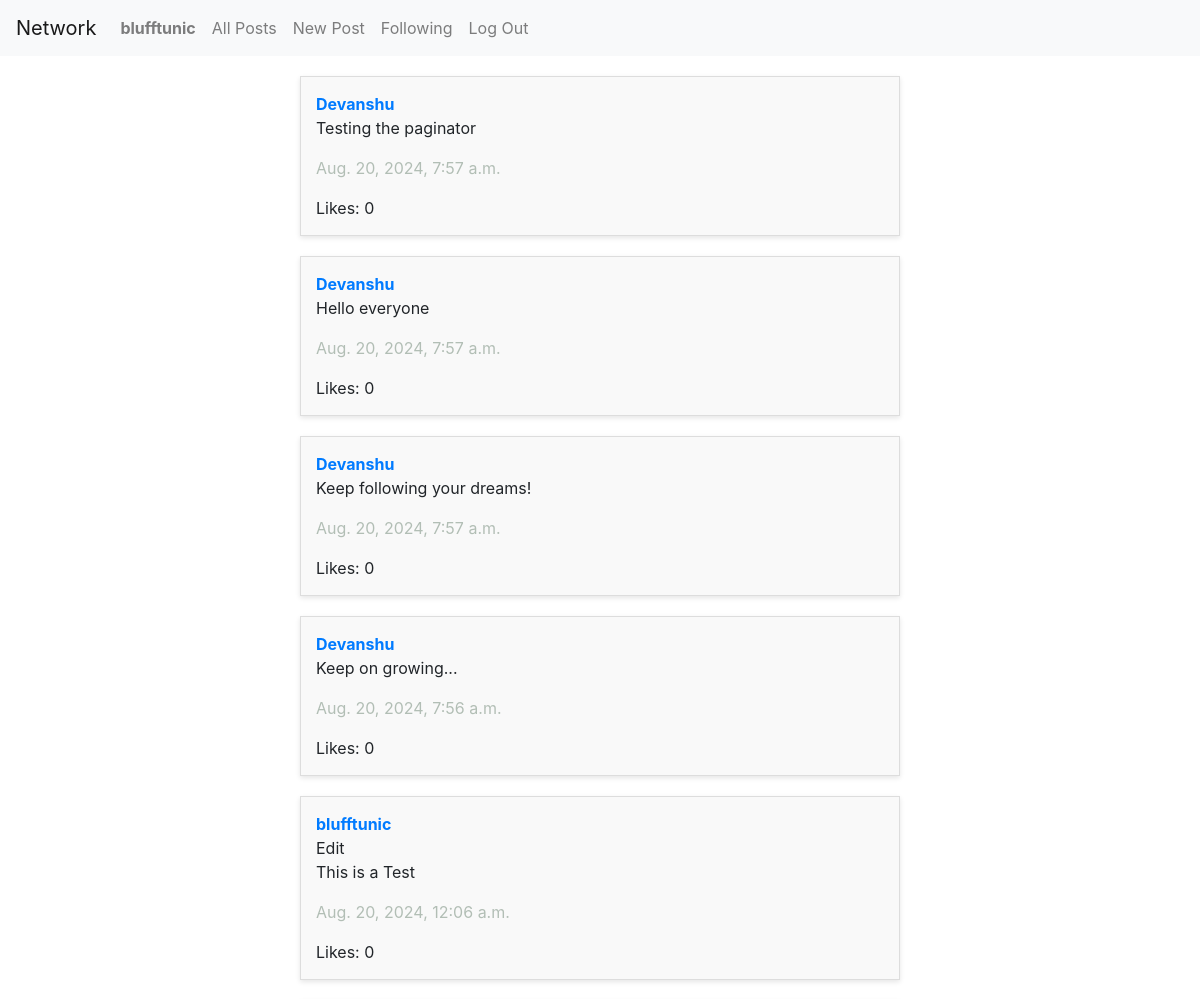
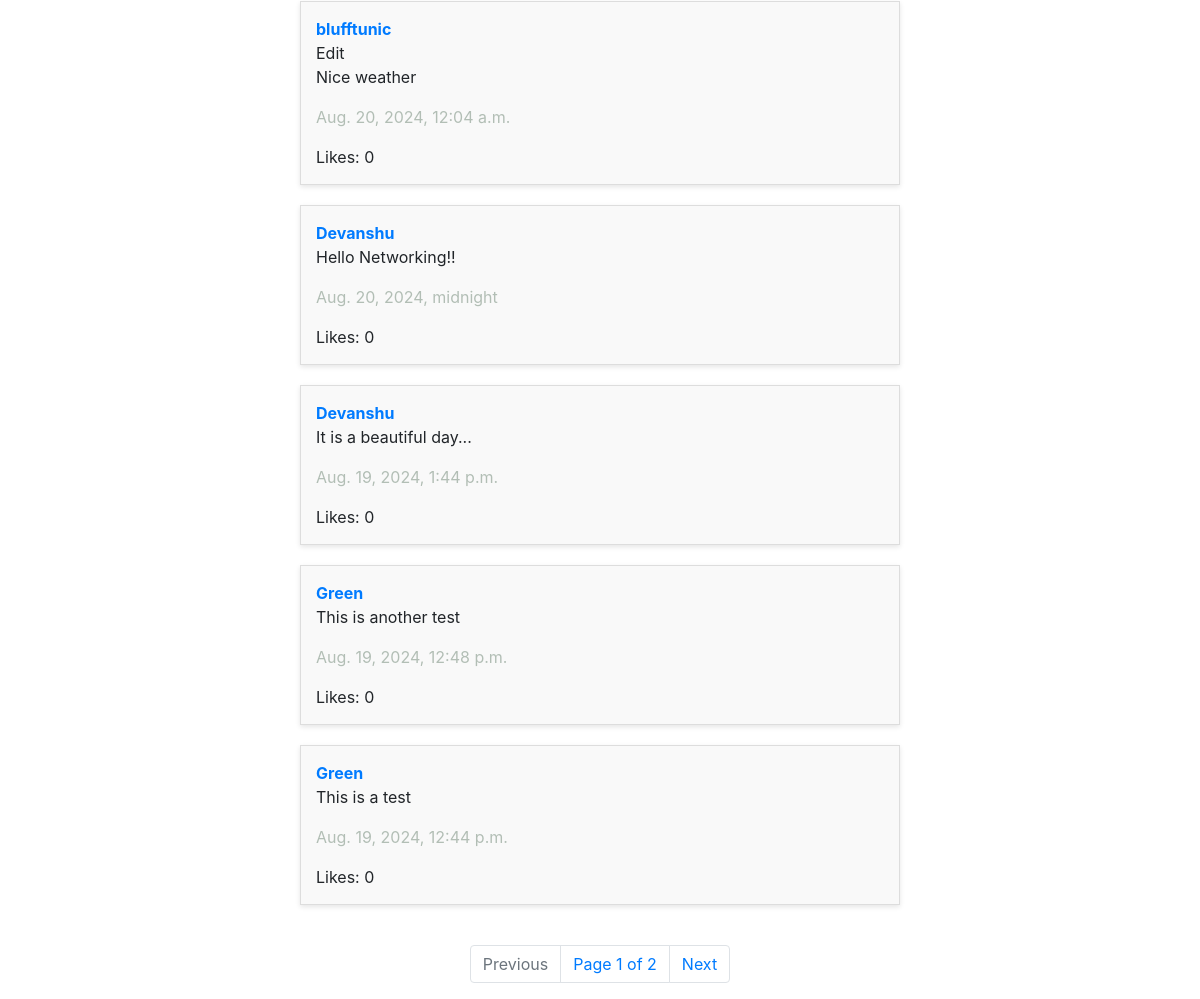
Screenshot of / (signed in) with the database file from the repository (2 pictures, top to bottom).
### network/models.py (models this page shows, shortened)
class User(AbstractUser):
    followers = models.IntegerField(blank=True, null=True)
    following = models.IntegerField(blank=True, null=True)

class Post(models.Model):
    user = models.ForeignKey(User, on_delete=models.CASCADE, related_name="userpost")
    text = models.TextField()
    likes = models.IntegerField(blank=True, null=True)
    timestamp = models.DateTimeField(auto_now_add=True)

### network/views.py (the view)
# urls.py: path("", views.index, name="index"),
def index(request):
    posts = Post.objects.all().order_by('-id')
    p = Paginator(posts, 10)
    page_number = request.GET.get('page')
    page_obj = p.get_page(page_number)
    try:
        page_obj = p.get_page(page_number)
    except PageNotAnInteger:
        page_obj = p.page(1)
    except EmptyPage:
        page_obj = p.page(p.num_pages)
    return render(request, "network/index.html", {
        "posts":page_obj,
        "page_obj":page_obj
    })

### network/templates/network/index.html
{% extends "network/layout.html" %}
{% block body %}
    <div id="posts">
        {% for post in page_obj %}
            <div id="post">
                <a href="{% url 'profile_page' user_id=post.user.id %}" id="user"><strong>{{ post.user }}</strong></a>
                <br>
                {% if post.user == request.user %}
                    <a>Edit</a>
                {% endif %}
                <p>{{ post.text }}</p>
                <p id="timestamp">{{ post.timestamp }}</p>
                Likes: {{ post.likes }}
            </div>
        {% endfor %}
    </div>
    <nav class="Page-navigation">
        <ul class="pagination">
            {% if page_obj.has_previous %}
                <li class="page-item">
                    <a class="page-link" href="?page={{ page_obj.previous_page_number }}" tabindex="-1">Previous</a>
                </li>
            {% else %}
                <li class="page-item disabled">
                    <a class="page-link" tabindex="-1" aria-disabled="true">Previous</a>
                </li>
            {% endif %}
            <li class="page-link">Page {{ page_obj.number }} of {{ page_obj.paginator.num_pages }}</li>
            {% if page_obj.has_next %}
                <li class="page-item">
                    <a class="page-link" href="?page={{ page_obj.next_page_number }}">Next</a>
                </li>
            {% else %}
                <li class="page-item disabled">
                    <a class="page-link" aria-disabled="true">Next</a>
                </li>
            {% endif %}
        </ul>
    </nav>
{% endblock %}

### network/templates/network/layout.html (shortened to what this page needs)
{% load static %}
<!DOCTYPE html>
<html lang="en">
    <head>
        <link rel="stylesheet" href="https://stackpath.bootstrapcdn.com/bootstrap/4.4.1/css/bootstrap.min.css">
        <link href="{% static 'network/styles.css' %}" rel="stylesheet">
    </head>
    <body>
        <nav class="navbar navbar-expand-lg navbar-light bg-light">
            <a class="navbar-brand" href="{% url 'index' %}">Network</a>
            <div>
              <ul class="navbar-nav mr-auto">
                {% if user.is_authenticated %}
                    <li class="nav-item">
                        <a class="nav-link" href="{% url 'profile_page' user_id=user.id %}"><strong>{{ user.username }}</strong></a>
                    </li>
                {% endif %}
                <li class="nav-item">
                  <a class="nav-link" href="{% url 'index' %}" id="allposts">All Posts</a>
                </li>
                {% if user.is_authenticated %}
                    <li class="nav-item">
                        <a class="nav-link" href="{% url 'new_post' %}" id="newpost">New Post</a>
                    </li>
                    <li class="nav-item">
                        <a class="nav-link" href="#">Following</a>
                    </li>
                    <li class="nav-item">
                        <a class="nav-link" href="{% url 'logout' %}">Log Out</a>
                    </li>
                {% endif %}
              </ul>
            </div>
          </nav>
        <div class="body">
            {% block body %}
            {% endblock %}
        </div>
    </body>
</html>

### network/static/network/styles.css (style rules this page uses)
body { background-image: url("https://images.pexels.com/photos/531880/pexels-photo-531880.jpeg?auto=compress&cs=tinysrgb&w=600https://images.pexels.com/photos/956999/milky-way-starry-sky-night-sky-star-956999.jpeg?auto=compress&cs=tinysrgb&w=600"); background-repeat: no-repeat; background-size: cover; background-position: center; }
#posts { display: flex; flex-direction: column; align-items: center; margin: 20px auto; width: 50%; }
#post { background-color: #f9f9f9; border: 1px solid #ddd; padding: 15px; margin-bottom: 20px; width: 100%; box-shadow: 0px 2px 5px rgba(0, 0, 0, 0.1); }
#user { color: #007bff; text-decoration: none; }
#timestamp { color:#B2BEB5; }
.Page-navigation { display: flex; flex-direction: column; align-items: center; }

### rows the page displays
User: username "blufftunic"
Post: user "Devanshu", text "Testing the paginator", timestamp "Aug. 20, 2024, 7:57 a.m.", likes "0"
Post: user "Devanshu", text "Hello everyone", timestamp "Aug. 20, 2024, 7:57 a.m.", likes "0"
Post: user "Devanshu", text "Keep following your dreams!", timestamp "Aug. 20, 2024, 7:57 a.m.", likes "0"
Post: user "Devanshu", text "Keep on growing...", timestamp "Aug. 20, 2024, 7:56 a.m.", likes "0"
Post: user "blufftunic", shows "Edit", text "This is a Test", timestamp "Aug. 20, 2024, 12:06 a.m.", likes "0"
Post: user "blufftunic", shows "Edit", text "Nice weather", timestamp "Aug. 20, 2024, 12:04 a.m.", likes "0"
Post: user "Devanshu", text "Hello Networking!!", timestamp "Aug. 20, 2024, midnight", likes "0"
Post: user "Devanshu", text "It is a beautiful day...", timestamp "Aug. 19, 2024, 1:44 p.m.", likes "0"
Post: user "Green", text "This is another test", timestamp "Aug. 19, 2024, 12:48 p.m.", likes "0"
Post: user "Green", text "This is a test", timestamp "Aug. 19, 2024, 12:44 p.m.", likes "0"

### other values shown
{{ page_obj.number }} "1"
{{ page_obj.paginator.num_pages }} "2"
